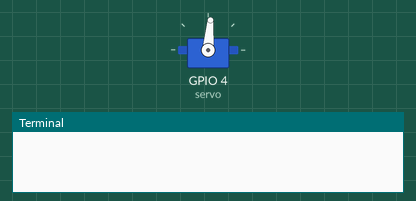
The program below on a simulated Raspberry Pi (BCM pin numbers). On the bench: servo, the last lines printed to the terminal. Servo angles are drawn from the pulse width (0.5 ms = 0°, 2.5 ms = 180°). At 4.0 s the program stops and its outputs stay as they are.

Above: at 0.1 s.
At 1.1 s:
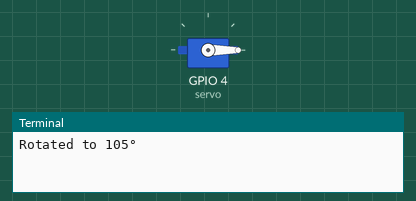
At 3.1 s:
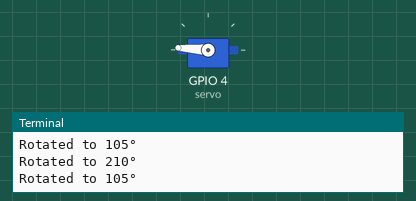
Timing chart, 0 to 4.6 s (numbered marks = the images above):
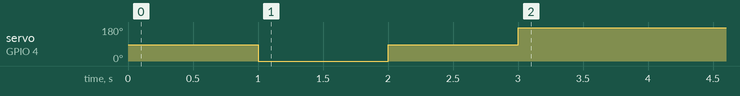

Measured:
- by itself, servo on GPIO 4 (servo): 85° → 0° at 1.0 s, → 85° 1.0 s later, → 176° 1.0 s later

The program:

servo-test.py
```python
#!/usr/bin/env python
# -*- coding: utf-8 -*-

#######################################################################
# Import libraries
#######################################################################
import time
import RPi.GPIO as GPIO

#######################################################################
# Perform initializations
#######################################################################
GPIO.setmode(GPIO.BCM) # pin numbering scheme that uses GPIO numbers
GPIO.setwarnings(False)
GPIO.setup(4, GPIO.OUT) # set GPIO 4 as output
servo = GPIO.PWM(4, 50) # instantiate PWM output to GPIO 4 @ 50Hz

degree_sign= u'\N{DEGREE SIGN}' # unicode for the degree symbol
dc_min = 2.1 # the min duty cycle corresponding to 210deg rotation
dc_max = 12.3 # the max duty cycle corresponding to 0deg rotation

#######################################################################
# Main logic
#######################################################################
servo.start((dc_min + dc_max) / 2) # start at 105deg
time.sleep(1) # wait until rotation is finished
print("Rotated to 105" + degree_sign)

servo.ChangeDutyCycle(dc_min) # move to 210deg
time.sleep(1) # wait until rotation is finished
print("Rotated to 210" + degree_sign)

servo.ChangeDutyCycle((dc_min + dc_max) / 2) # move to 105deg
time.sleep(1) # wait until rotation is finished
print("Rotated to 105" + degree_sign)

servo.ChangeDutyCycle(dc_max) # move to 0deg
time.sleep(1) # wait until rotation is finished
print("Rotated to 0" + degree_sign)

# house keeping
servo.stop()
GPIO.cleanup()
```
